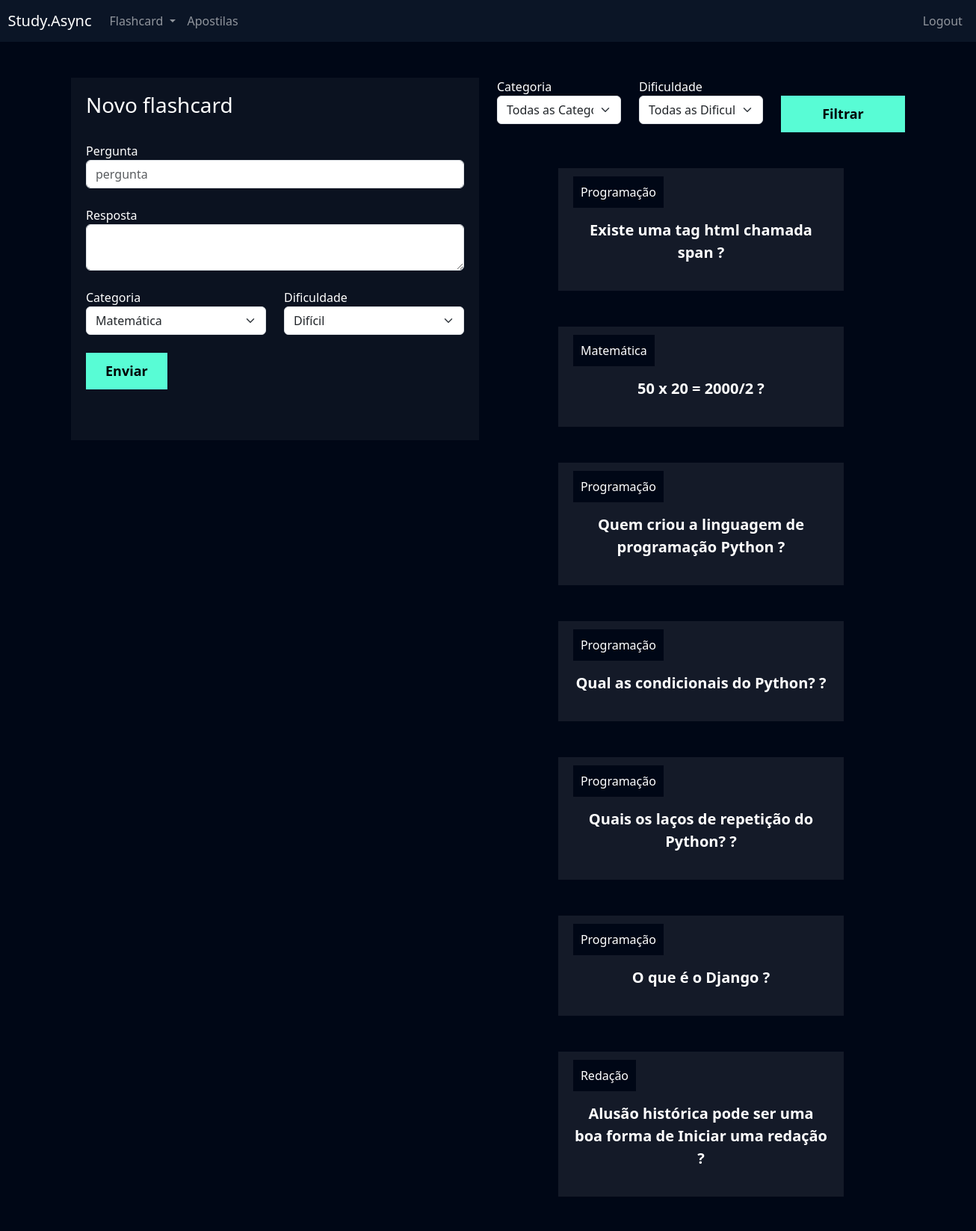
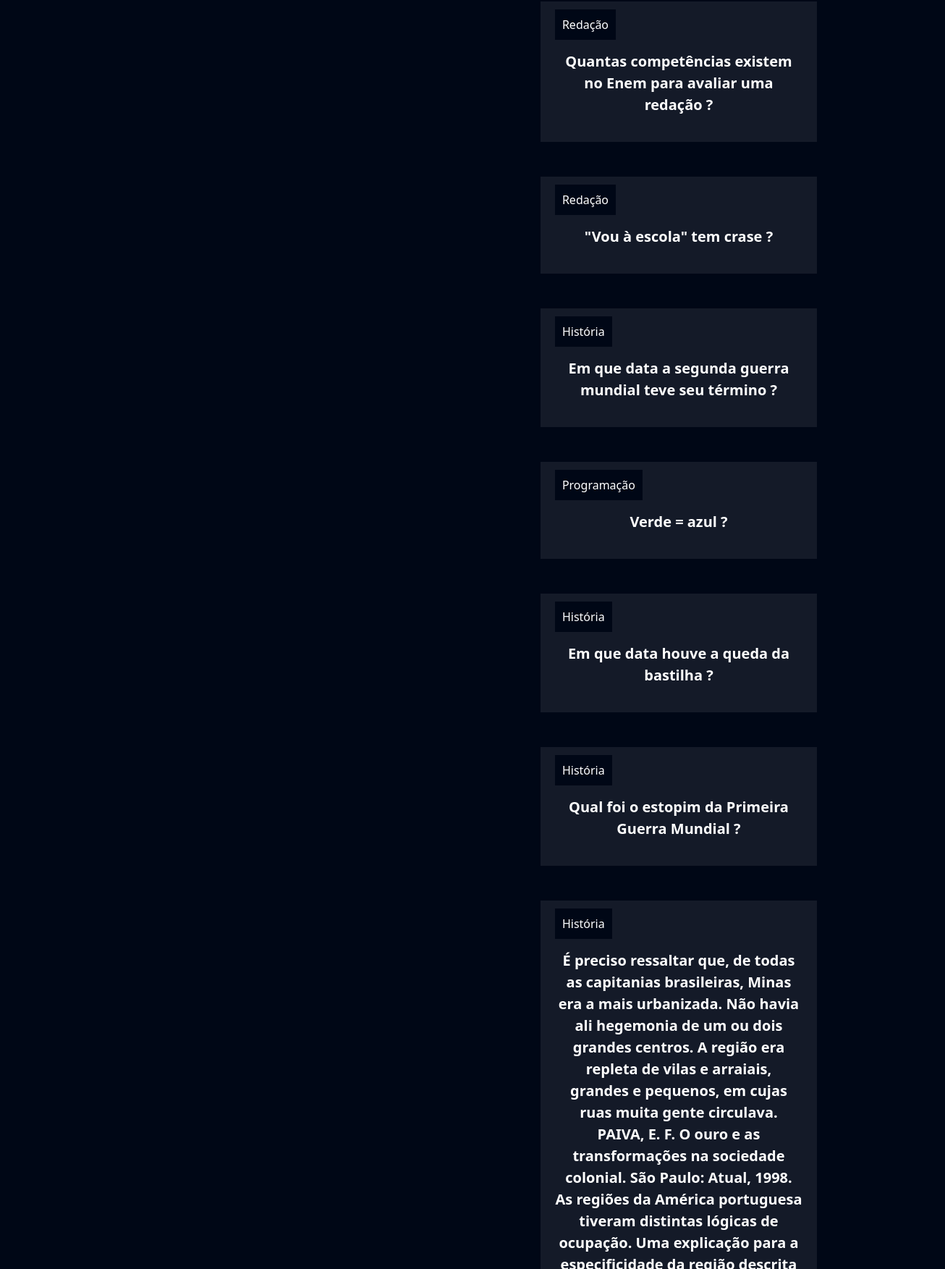
Screenshot of /flashcard/novo_flashcard/ (signed in, upper part) with the database file from the repository (2 pictures, top to bottom).
### flashcard/models.py (models this page shows, shortened)
class Flashcard(models.Model):
    DIFICULDADE_CHOICES = (('D', 'Difícil'), ('M', 'Médio'), ('F', 'Fácil'))
    user = models.ForeignKey(User, on_delete=models.DO_NOTHING)
    pergunta = models.CharField(max_length=100)
    resposta = models.TextField()
    categoria = models.ForeignKey(Categoria, on_delete=models.DO_NOTHING)
    dificuldade = models.CharField(max_length=1, choices=DIFICULDADE_CHOICES)

class Categoria(models.Model):
    nome = models.CharField(max_length=20)
    def __str__(self):
        return self.nome

### flashcard/views.py (the view, shortened to what this page needs)
# urls.py: path('novo_flashcard/', views.novo_flashcard, name='novo_flashcard'), # url para acessar o html de new flashcard
def novo_flashcard(request):
    if not request.user.is_authenticated: #verifica se o usuário está autenticado com algum user existente. se não, volta para tela de login
        return redirect('/usuarios/logar/')
    if request.method == "GET":
        categorias = Categoria.objects.all() #Pega todas as categorias do banco de dados
        dificuldades = Flashcard.DIFICULDADE_CHOICES #Pega do banco de dados as dificuldades possíveis
        flashcards = Flashcard.objects.filter(user=request.user) #Pega todas as flashcards criadas pelo usuário autenticado
        categoria_filtrar = request.GET.get('categoria') # Supondo que cliquei na categoria matemática, ele vai ver no html que está nessa categoria pelo name e vai puxar todas com msm nome
        dificuldade_filtrar = request.GET.get('dificuldade')
        if categoria_filtrar:
            flashcards = flashcards.filter(categoria__id=categoria_filtrar) # Aqui é só para garantir que o usuario colocou categoria, se não, puxa todos os flashcards do user
        if dificuldade_filtrar:
            flashcards = flashcards.filter(dificuldade=dificuldade_filtrar)
        return render(request, 'novo_flashcard.html', {'categorias': categorias, 'dificuldades': dificuldades, 'flashcards': flashcards})

### flashcard/templates/novo_flashcard.html (shortened to what this page needs)
{% extends "base.html" %}
    {% load static %}
{% block 'cabecalho' %}
    <link href="{% static 'usuarios/css/cadastro.css' %}" rel="stylesheet">
    <link href='https://unpkg.com/boxicons@2.1.4/css/boxicons.min.css' rel='stylesheet'>
    <link rel="stylesheet" href="{% static 'flashcard/css/novo_flashcard.css' %}">
{% endblock 'cabecalho' %}
{% block 'conteudo' %}
    {% include "partials/header.html" %}
    <div class="container">
        <br>
        <br>
        <div class="row">
            <div class="col-md">
                <div class="box-form">
                    <form action="{% url 'novo_flashcard' %}" method="POST"> {% csrf_token %}
                        <h3>Novo flashcard</h3>
                        <br>
                        <label>Pergunta</label>
                        <input type="text" class="form-control" placeholder="pergunta" name="pergunta">
                        <br>
                        <label>Resposta</label>
                        <textarea class="form-control" name="resposta"></textarea>
                        <br>
                        <div class="row">
                            <div class="col-md">
                                <label for="">Categoria</label>
                                <select class="form-select" name="categoria">
                                    {% for categoria in categorias %}
                                        <option value="{{categoria.id}}">{{categoria}}</option>
                                    {% endfor %}
                                </select>
                            </div>
                            <div class="col-md">
                                <label for="">Dificuldade</label>
                                <select class="form-select" name="dificuldade">
                                    {% for dificuldade in dificuldades %}
                                        <option value="{{dificuldade.0}}">{{dificuldade.1}}</option>
                                    {% endfor %}
                                </select>
                            </div>
                        </div>
                        <br>
                        <input type="submit" value="Enviar" class="btn-cadastro">
                        <br>
                        <br>
                        <br>
                    </form>
                </div>
            </div>
            <div class="col-md">
                <form action="{% url 'novo_flashcard' %}" method="GET"> {% csrf_token %}
                    <div class="row">
                        <div class="col-md">
                            <label for="">Categoria</label>
                            <select name="categoria" id="" class="form-select">
                                <option value="">Todas as Categorias</option>
                            </select>
                        </div>
                        <div class="col-md">
                            <label for="">Dificuldade</label>
                            <select name="dificuldade" id="" class="form-select">
                                <option value="">Todas as Dificuldades</option>
                            </select>
                        </div>
                        <div class="col-md">
                            <br>
                            <input type="submit" style="width: 100%" value="Filtrar" class="btn-cadastro">
                        </div>
                    </div>
                </form>
                <br>
                <br>
                {% for flashcard in flashcards %}
                    <div class="box-new-flashcard" onclick="flip_card({{flashcard.id}})">
                        <div class="flashcard">
                            <div class="flashcard-categoria">
                                {{flashcard.categoria}}
                            </div>
                            <br>
                            <br>
                            <div class="flashcard-box-item">
                                <p class="flashcard-item">{{flashcard.pergunta}} ?</p>
                            </div>
                        </div>
                    </div>
                    <br>
                    <br>
                {% endfor %}
            </div>
        </div>
    </div>
{% endblock 'conteudo' %}

### templates/static/geral/css/base.css (style rules this page uses)
:root { --main-color: #0b1526; --dark-color: #000716; --secondary-dark-color: rgb(15, 2, 26); --light-color: #00c1f3; --contrast-color: #f4c96b; --differential-color: #58fcd5; }
body { background-color: var(--dark-color) !important; color: white !important; }

### templates/static/usuarios/css/cadastro.css (style rules this page uses)
* { margin: 0; padding: 0; }
.box-form { padding: 20px; background-color: rgba(217,217,217, .05); color: white !important; }
.btn-cadastro { padding: 10px; background-color: #58fcd5; border: none; border: 1px solid #58fcd5; font-size: 18px; font-weight: bold; padding-left: 25px; padding-right: 25px; }

### templates/static/flashcard/css/novo_flashcard.css (style rules this page uses)
.box-new-flashcard { width: 70%; margin: auto; }
.flashcard { background-color: rgba(255, 255, 255, .08); padding: 20px; }
.flashcard-box-item { text-align: center; }
.flashcard p { font-size: 20px; font-weight: bold; cursor: pointer; }
.flashcard-categoria { background-color: var(--dark-color); display: inline; padding: 10px; }

### rows the page displays
Flashcard: categoria "Programação", pergunta "Existe uma tag html chamada span"
Flashcard: categoria "Matemática", pergunta "50 x 20 = 2000/2"
Flashcard: categoria "Programação", pergunta "Quem criou a linguagem de programação Python"
Flashcard: categoria "Programação", pergunta "Qual as condicionais do Python?"
Flashcard: categoria "Programação", pergunta "Quais os laços de repetição do Python?"
Flashcard: categoria "Programação", pergunta "O que é o Django"
Flashcard: categoria "Redação", pergunta "Alusão histórica pode ser uma boa forma de Iniciar uma redação"
Flashcard: categoria "Redação", pergunta "Quantas competências existem no Enem para avaliar uma redação"
Flashcard: categoria "Redação", pergunta "\"Vou à escola\" tem crase"
Flashcard: categoria "História", pergunta "Em que data a segunda guerra mundial teve seu término"
Flashcard: categoria "Programação", pergunta "Verde = azul"
Flashcard: categoria "História", pergunta "Em que data houve a queda da bastilha"
Flashcard: categoria "História", pergunta "Qual foi o estopim da Primeira Guerra Mundial"
Flashcard: categoria "História"

### other values shown
form field categoria "Matemática"
form field dificuldade "Difícil"
